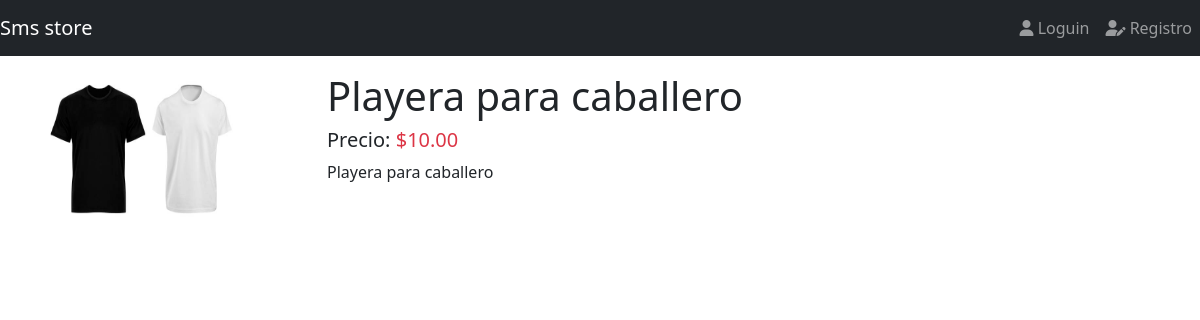
/productos/playera-para-caballero, run on the app's committed database.
### products/models.py (models this page shows)
class Products(models.Model):
    title = models.CharField(max_length=50)
    description = models.TextField()
    price = models.DecimalField(max_digits=8, decimal_places=2, default=0.0)
    slug =models.SlugField(null=False, blank=False, unique=True)
    image = models.ImageField(upload_to='products/', null=False, blank=False)
    created_at = models.DateTimeField(auto_now_add=True)
    def __str__(self):
        return self.title

### products/views.py (the view)
# urls.py: path('<slug:slug>', views.ProductDetailview.as_view(), name='product')
class ProductDetailview(DetailView):
    model = Products
    template_name = 'products/product.html'
    def get_context_data(self, **kwargs):
        context = super().get_context_data(**kwargs)
        print(context)
        return context

### products/templates/products/product.html
{% extends 'base.html' %}
{% block content %}
<div class="col-3">
    {% if products.image %}
        <img src="{{ products.image.url }}" alt="Imagen del producto" width="200" height="150">
    {% endif %}
</div>
<div class="col">
    <div class="h1">{{ products.title }}</div>
    <div class="h5 font-weight-bold">
        Precio: <span class="text-danger">${{products.price}}</span>
    </div>
    <div class="">
        <p>{{ products.description }}</p>
    </div>
</div>
{% endblock %}

### data on the page
Products: image (picture), title "Playera para caballero", price "10.00", description "Playera para caballero"
